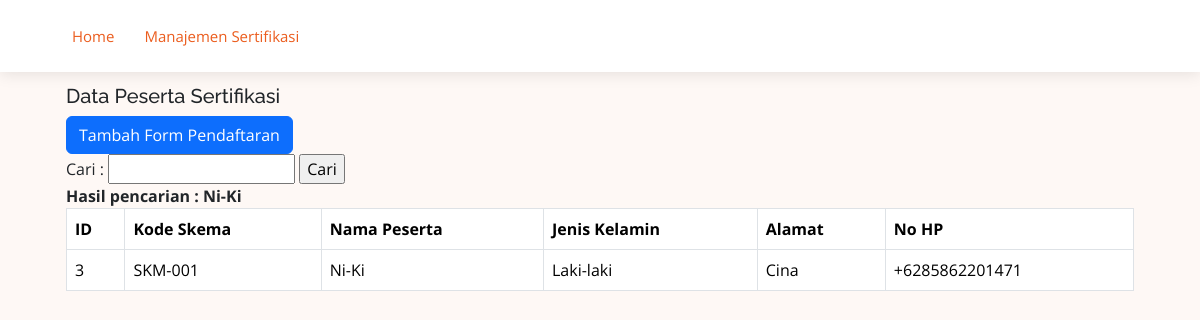
The page /index.php?cari=Ni-Ki on the database its author committed.
### tables this page shows
CREATE TABLE `peserta` (
  `id_peserta` int(11) NOT NULL,
  `kd_skema` varchar(10) DEFAULT NULL,
  `nm_peserta` varchar(255) DEFAULT NULL,
  `jekel` varchar(10) DEFAULT NULL,
  `alamat` text DEFAULT NULL,
  `no_hp` varchar(15) DEFAULT NULL
);

### index.php (the view, shortened to what this page needs)
<!DOCTYPE html>
<html lang="en">
<head>
    <link href="assets/vendor/aos/aos.css" rel="stylesheet">
    <link href="assets/vendor/bootstrap/css/bootstrap.min.css" rel="stylesheet">
    <link href="assets/vendor/bootstrap-icons/bootstrap-icons.css" rel="stylesheet">
    <link href="assets/vendor/boxicons/css/boxicons.min.css" rel="stylesheet">
    <link href="assets/vendor/glightbox/css/glightbox.min.css" rel="stylesheet">
    <link href="assets/vendor/swiper/swiper-bundle.min.css" rel="stylesheet">
    <link href="assets/css/style.css" rel="stylesheet">
</head>
<body style="background-color: #fef8f5">
    <header id="header" class="fixed-top d-flex align-items-center">
        <div class="container d-flex align-items-center justify-content-between">
            <nav id="navbar" class="navbar">
                <ul>
                    <li><a class="nav-link scrollto active" href="index.php">Home</a></li>
                    <li><a class="nav-link scrollto active" href="skema.php">Manajemen Sertifikasi</a></li>
                </ul>
            </nav>
        </div>
    </header>
    <section>
        <div class="container mt-6">
            <div class="container py-lg-4 py-2">
                <div class="container">
                    <h5>Data Peserta Sertifikasi</h5>
                    <a href="tambah_peserta.php" class="btn btn-primary">Tambah Form Pendaftaran</a>
                    <form action="index.php" method="get">
                        <label>Cari :</label>
                        <input type="text" name="cari">
                        <input type="submit" value="Cari">
                    </form>
                    <?php
                    include 'koneksi.php';
                    if (isset($_GET['cari'])) {
                        $cari = $_GET['cari'];
                        $sql = mysqli_query($koneksi, "SELECT * FROM peserta WHERE nm_peserta LIKE '%$cari%' OR alamat LIKE '%$cari%' OR kd_skema LIKE '%$cari%' OR jekel LIKE '%$cari%'");
                        echo "<b>Hasil pencarian : " . $cari . "</b>";
                    } else {
                        $sql = mysqli_query($koneksi, "SELECT * FROM peserta");
                    }
                    ?>
                    <table class="table table-bordered ">
                        <thead>
                            <tr style="background:#DFF0D8;color:#eb5d1e;">
                                <th>ID</th>
                                <th>Kode Skema</th>
                                <th>Nama Peserta</th>
                                <th>Jenis Kelamin</th>
                                <th>Alamat</th>
                                <th>No HP</th>
                            </tr>
                        </thead>
                        <tbody>
                            <?php
                            while ($row = mysqli_fetch_array($sql)) {
                                echo "<tr>";
                                echo "<td>" . $row['id_peserta'] . "</td>";
                                echo "<td>" . $row['kd_skema'] . "</td>";
                                echo "<td>" . $row['nm_peserta'] . "</td>";
                                echo "<td>" . $row['jekel'] . "</td>";
                                echo "<td>" . $row['alamat'] . "</td>";
                                echo "<td>" . $row['no_hp'] . "</td>";
                                echo "</tr>";
                            }
                            ?>
                        </tbody>
                    </table>
                </div>
            </div>
        </div>
    </body>
    </html>

### assets/css/style.css (style rules this page uses)
body { font-family: "Open Sans", sans-serif; color: #212529; }
a { color: #eb5d1e; text-decoration: none; }
h1, h2, h3, h4, h5, h6, .font-primary { font-family: "Raleway", sans-serif; }
#header { height: 72px; transition: all 0.5s; z-index: 997; transition: all 0.5s; background: #fff; box-shadow: 0px 2px 15px rgba(0, 0, 0, 0.1); }
.navbar { padding: 0; }
.navbar ul { margin: 0; padding: 0; display: flex; list-style: none; align-items: center; }
.navbar li { position: relative; }
.navbar a, .navbar a:focus { display: flex; align-items: center; justify-content: space-between; padding: 10px 0 10px 30px; font-size: 15px; color: #4e4039; white-space: nowrap; transition: 0.3s; }
.navbar a:hover, .navbar .active, .navbar .active:focus, .navbar li:hover>a { color: #eb5d1e; }
section { padding: 60px 0; overflow: hidden; }

### rows shown on the page
peserta: id_peserta "3", kd_skema "SKM-001", nm_peserta "Ni-Ki", jekel "Laki-laki", alamat "Cina", no_hp "+6285862201471"

### other values the page prints
$cari "Ni-Ki"
